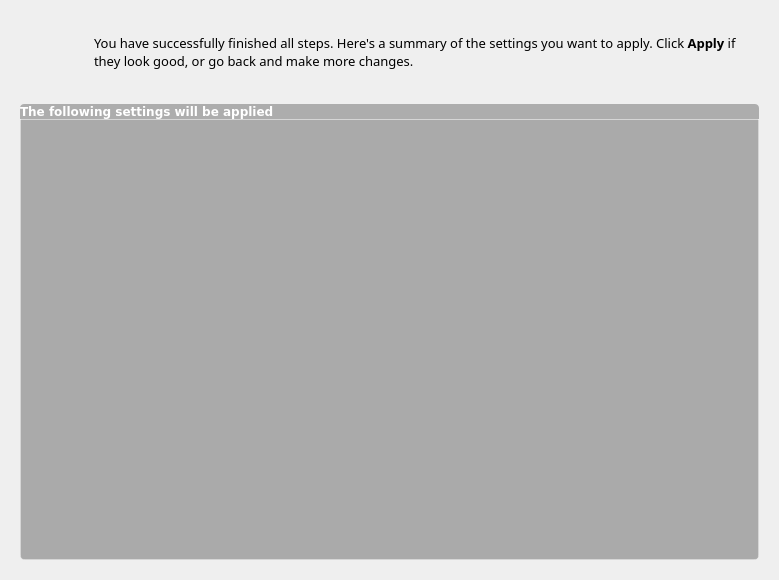
<?xml version="1.0" encoding="UTF-8"?>
<ui version="4.0">
 <class>summaryWidget</class>
 <widget class="QWidget" name="summaryWidget">
  <property name="geometry">
   <rect>
    <x>0</x>
    <y>0</y>
    <width>779</width>
    <height>580</height>
   </rect>
  </property>
  <property name="windowTitle">
   <string>Summary</string>
  </property>
  <property name="styleSheet">
   <string notr="true">QTextEdit {
	background-color: rgb(170, 170, 170);
	border: 1px solid rgba(255,255,255,50);
	border-bottom-left-radius: 4px;
	border-bottom-right-radius: 4px;
}


QPushButton{
	padding: 3px 10px 3px 10px;
	color: white;
	border:0px;
	border-radius:4px;
	background-color: rgb(68, 69, 70);
}

QPushButton::flat{
	border:1px solid  rgb(68, 69, 70);
	border-radius:4px;
	background-color: rgb(68, 69, 70);
}

QPushButton::flat:hover{
	border:1px solid rgba(0, 0, 0, 100);
	border-radius:4px;
	background-color: rgb(0, 172, 255);
}

QPushButton::flat:pressed{
	border:1px solid rgba(0, 0, 0, 100);
	border-radius:4px;
	background-color: rgb(106, 114, 128);
}</string>
  </property>
  <layout class="QGridLayout" name="gridLayout">
   <property name="margin">
    <number>20</number>
   </property>
   <property name="spacing">
    <number>0</number>
   </property>
   <item row="0" column="1" colspan="2">
    <widget class="QLabel" name="description">
     <property name="minimumSize">
      <size>
       <width>300</width>
       <height>0</height>
      </size>
     </property>
     <property name="font">
      <font>
       <family>Sans Serif</family>
       <pointsize>10</pointsize>
      </font>
     </property>
     <property name="styleSheet">
      <string notr="true"/>
     </property>
     <property name="text">
      <string>&lt;html&gt;&lt;head/&gt;&lt;body&gt;&lt;p&gt;You have successfully finished all steps. Here's a summary of the settings you want to apply. Click &lt;span style=&quot; font-weight:600;&quot;&gt;Apply&lt;/span&gt; if they look good, or go back and make more changes. &lt;/p&gt;&lt;/body&gt;&lt;/html&gt;</string>
     </property>
     <property name="wordWrap">
      <bool>true</bool>
     </property>
     <property name="indent">
      <number>10</number>
     </property>
    </widget>
   </item>
   <item row="1" column="0">
    <spacer name="verticalSpacer_6">
     <property name="orientation">
      <enum>Qt::Vertical</enum>
     </property>
     <property name="sizeType">
      <enum>QSizePolicy::Fixed</enum>
     </property>
     <property name="sizeHint" stdset="0">
      <size>
       <width>20</width>
       <height>20</height>
      </size>
     </property>
    </spacer>
   </item>
   <item row="2" column="0" colspan="3">
    <widget class="QLabel" name="label">
     <property name="font">
      <font>
       <family>DejaVu Sans</family>
       <pointsize>9</pointsize>
       <weight>75</weight>
       <bold>true</bold>
       <underline>false</underline>
      </font>
     </property>
     <property name="styleSheet">
      <string notr="true">background-color: rgba(0, 0, 0, 70);
color:white;
border-top-left-radius: 4px;
border-top-right-radius: 4px;</string>
     </property>
     <property name="text">
      <string>The following settings will be applied</string>
     </property>
     <property name="margin">
      <number>5</number>
     </property>
    </widget>
   </item>
   <item row="3" column="0" colspan="3">
    <widget class="QTextEdit" name="textSummary">
     <property name="font">
      <font>
       <family>Sans Serif</family>
       <pointsize>9</pointsize>
      </font>
     </property>
     <property name="styleSheet">
      <string notr="true">color: rgb(30, 43, 51)</string>
     </property>
     <property name="frameShape">
      <enum>QFrame::NoFrame</enum>
     </property>
     <property name="tabStopWidth">
      <number>10</number>
     </property>
    </widget>
   </item>
   <item row="0" column="0">
    <widget class="QLabel" name="label_2">
     <property name="minimumSize">
      <size>
       <width>64</width>
       <height>64</height>
      </size>
     </property>
     <property name="maximumSize">
      <size>
       <width>64</width>
       <height>64</height>
      </size>
     </property>
     <property name="text">
      <string/>
     </property>
     <property name="pixmap">
      <pixmap resource="../data/kapudan.qrc">:/raw/pixmap/basket.png</pixmap>
     </property>
    </widget>
   </item>
  </layout>
 </widget>
 <resources>
  <include location="../data/kapudan.qrc"/>
 </resources>
 <connections/>
</ui>
